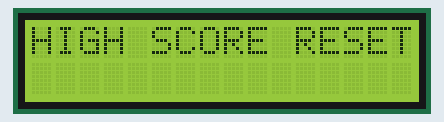
Simulated run of this sketch. Board: ATtiny85, built with avr-gcc and run on an emulated ATtiny85. On the bench: 16×2 character LCD. Random numbers use the default seed unless the sketch sets one; EEPROM starts erased.

Above: at 0.1 s.
At 3.1 s:
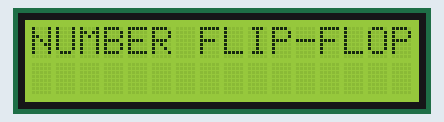
At 5.1 s:
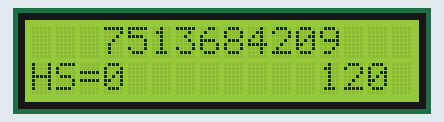
At 13.2 s:
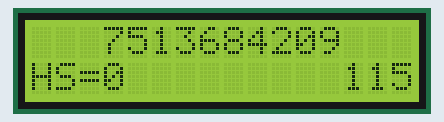
At 21.2 s:
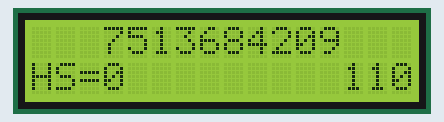
At 38.2 s:
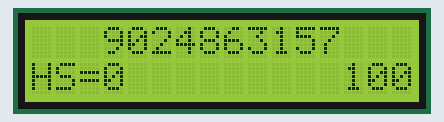

Measured:
- what the display in image 1 shows lasts 1.0 s, from 3.1 s to 4.1 s

The sketch:

NumberFlipFlop.ino
```cpp
// Number Flip-Flop by Budd Churchward, WB7FHC, @barnacleBudd

/* Original Video: https://www.youtube.com/watch?v=SqxVIVnzkR0
 * Original Blog Post: http://mypetdigispark.blogspot.co.za/2013/02/lcd-game-set-up-number-flip-flop-intro.html
*/

// Modified for the LCD Keypad Shield by Johannes le Roux, @dadecoza


#include <LiquidCrystal.h>
#include <EEPROM.h>

int address = 0;                        // points to the first address in the EEPROM memory
byte value;                             // stores what we read at that location

//LiquidCrystal lcd(8, 9, 4, 5, 6, 7);    // setup the liquid crystal display for the Arduino LCD KeyPad Shield
LiquidCrystal lcd(6, 10, 9, 14, 15, 16);
String winner ="0123456789";            // a test string to easily see if game is over
String workingString = "0123456789";    // these get scrambled
int rnd;                                // will hold a random number for us.
int btnPress;                           // is it down or is it up
byte tick = 0;                          // counts the digits we plan to flip
unsigned long myTime;                   // used with mySpeed to set tick rate

int mySpeed = 1000;                     // start with a 1 second interval
byte highScore = 0;                     // so the first score will always beat it
byte thisScore = 120;                   // start with 120 points


void setup(){
pinMode (A0, INPUT);
pinMode (A1, INPUT);
pinMode (A2, INPUT);
pinMode (A3, INPUT);
pinMode (7, INPUT);
pinMode (8, INPUT);
  lcd.begin(16, 2);                     // initialize the lcd
  lcd.clear();                          // clear the screen
  pinMode(13, OUTPUT);                  // we light the LED when the button is pressed
  value = EEPROM.read(address);         // read the high score left here from earlier
  highScore = value;                    // move it into our highScore variable

  if(readButton()){                     // If button is down when we power up ...
    EEPROM.write(address,0);            // Change high score stored in EEPROM to zero
    lcd.clear();
    lcd.print("HIGH SCORE RESET");
    highScore=0;                        // reset the high score used by the sketch
    delay(2000);
  }

  lcd.clear();
  delay(1000);
  lcd.print("NUMBER FLIP-FLOP");
  scramblePrompt();                     // Go pick random numbers until user presses button
  scrambleString();                     // puts digits in random order
  displayWorkingString();               // prints digits
  lcd.setCursor(12,1);                  // move to bottom right corner
  lcd.print(thisScore,DEC);             // show starting score
                                        // because thisScore is type 'byte' you need to show it as decimal
  delay(1000);
  myTime = millis();                    // start timer
}


void loop()  {
  btnPress = readButton();              // read analog pin A0
  if (btnPress==1){                     // When button is down ...
    digitalWrite(10,1);                  // light up on-board LED
    flip();                             // go flip some digits
    delay(1000);
  }else{                                // When button is up ...
    digitalWrite(10,0);                  // turn off on-board LED
  }
  if(millis() - myTime > mySpeed ){     // when we have waited long enough
    shiftLeft();                        // move the current digit left
    myTime = millis();                  // reset interval timer
  }
}


void flip(){
  int i=0;                              // a counter
  if(tick<2){tick=10;}                  // power play, flip all if only 1 digit
  tick--;                               // undo the last increment, we don't need it
  do {
    swap(i,tick-i);                     // swap two digits
    i++;                                // increment counter
  } while (i<=(tick/2));                // do half of them and we're done
  //lcd.clear();
  displayWorkingString();               // put the new order on the screen
  tick= 0;                              // reset the digit counter
  myTime = millis();                    // reset the interval timer
}


void shiftLeft(){
  if (tick < 10){                       // keep us in the range...
    lcd.setCursor(tick + 2,0);          // move to spot in front of our digit
    lcd.print(workingString[tick]);     // put a copy of digit in the new spot
    lcd.print(' ');                     // erase the original digit
    tick++;                             // increment the digit counter
    thisScore--;                        // subtract a point
    int x = 12;                         // cursor location for score when its 3 digits
    if(thisScore<100){x++;}             // nudge location for 2 digit score
    if(thisScore<10){x++;}              // nudge again if only 1 digit
    lcd.setCursor(x,1);                 // set the cursor location
    lcd.print(' ');                     // erase digit if we are dropping from 100's to 10's
    lcd.print(thisScore,DEC);           // show current score

    if(thisScore==0){                   // When points are all gone ...
      youLose();                        // Tell the user he lost
      return;                           // go back to loop()
    }

  }else{                                // if user doesn't press the button...
    tick=0;                             // start again at the beginning
    displayWorkingString();             // move the digits back in place
  }
}


void scramblePrompt(){
  lcd.noCursor();                       // some LCDs want to flash at you
  lcd.print("NUMBER FLIP-FLOP");        // show the title on the top line
  lcd.setCursor(0,1);                   // move to the bottom line
  lcd.print("Press Button Now");        // prompt the user to press the button

  do {
    rnd=random(9);                      // pick random numbers over and over
  } while (!readButton());              // until user presses the button
}


void scrambleString() {
  lcd.clear();                          // clear the screen
  lcd.print("NUMBER FLIP-FLOP");        // print the title again

  for (int i=0; i<10; i++){             // do this once for each digit
    rnd=random(9);                      // pick a random spot
    swap(i,rnd);                        // swap two of the digits
  }
  delay(1000);
  lcd.clear();                          // clear the screen again
  lcd.setCursor(0,1);                   // move to bottom row
  lcd.print("HS=");                     // print the high score
  lcd.print(highScore,DEC);
}


void swap(int x, int y){
  byte hold=workingString[x];           // store the first digit
  workingString[x]=workingString[y];    // copy the second digit to the first spot
  workingString[y]=hold;                // put the first digit in the second spot
}


void displayWorkingString(){
  lcd.setCursor(2,0);                   // move to top row
  lcd.print(' ');                       // erase the first digit
  lcd.print(workingString);             // put the whole string back in place

  if (workingString==winner){           // if the digits are all in order ...
    youWin();                           // go do the cool stuff for the winner
   }
}


void youWin(){
  lcd.setCursor(0,1);                   // move to the second row
  if(thisScore > highScore){            // when we get a new high score
    lcd.print("HIGH SCORE!");
    highScore = thisScore;              // update the new high score
    EEPROM.write(address, highScore);   // store it now for a power down later

  }else{                                // when score doesn't beat high score
    lcd.print("WINNER");
  }
  delay(3000);
  mySpeed = mySpeed - 50;               // lower mySpeed means faster game
  if(mySpeed<400){mySpeed=400;}         // don't go too fast
  playAgain();                          // Do it all again
}


void youLose(){
  lcd.setCursor(0,1);                   // move to the second row
  lcd.print("YOU LOSE");
  delay(3000);
  mySpeed = mySpeed + 200;              // higher mySpeed means slower game
  if(mySpeed>1000){mySpeed=1000;}       // never slower than once a second
  tick = 0;                             // reset pointer
  playAgain();                          // do it all again
}


void playAgain(){
  lcd.clear();                          // clear the screen
  scrambleString();                     // go mix up the digits again
  displayWorkingString();               // show us the new order
  thisScore = 120;                      // start again with 120 points
}


int readButton(){
  /*int b = analogRead(A0);               // read A0
  if (b < 850) {                        // less than 850 a button is being pressed
    return 1;                           // and we return true
  }
  return 0;   */                          //if no button is pressed return false
  return 1-digitalRead(7);
}
```
